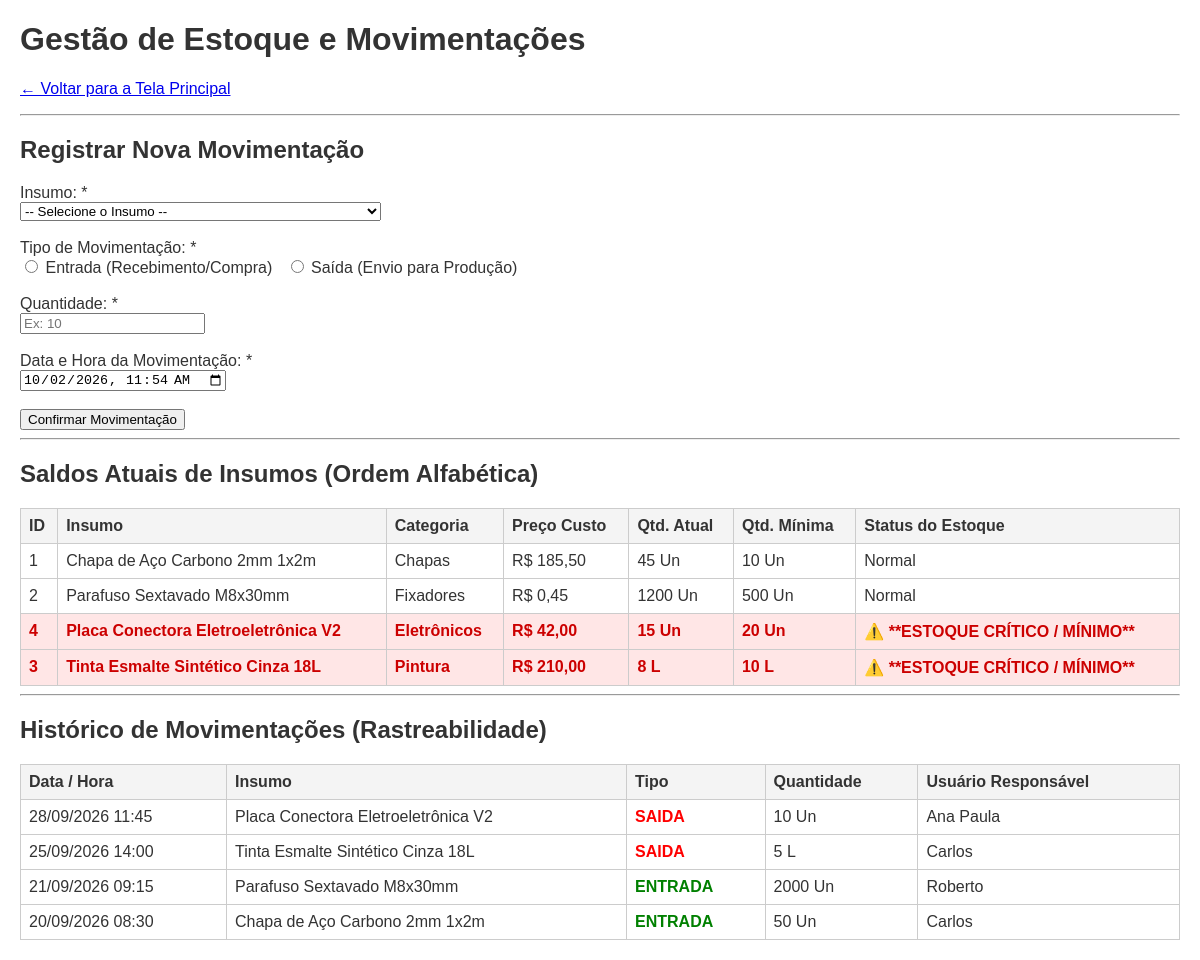
The app's page /estoque.php (signed in) with its own data.
### tables this page shows
CREATE TABLE IF NOT EXISTS insumos (
    id_insumo INT AUTO_INCREMENT PRIMARY KEY,
    nome VARCHAR(100) NOT NULL,
    categoria VARCHAR(50) NOT NULL,
    unidade_medida VARCHAR(10) NOT NULL,  
    preco_custo DECIMAL(10,2) NOT NULL CHECK (preco_custo >= 0),
    qtd_atual INT NOT NULL DEFAULT 0 CHECK (qtd_atual >= 0),
    qtd_minima INT NOT NULL DEFAULT 0 CHECK (qtd_minima >= 0)
);

CREATE TABLE IF NOT EXISTS movimentacoes (
    id_movimentacao INT AUTO_INCREMENT PRIMARY KEY,
    id_insumo INT NOT NULL,
    id_usuario INT NOT NULL,
    tipo ENUM('ENTRADA', 'SAIDA') NOT NULL,
    quantidade INT NOT NULL CHECK (quantidade > 0),
    data_movimentacao DATETIME NOT NULL,
    FOREIGN KEY (id_insumo) REFERENCES insumos(id_insumo) ON DELETE CASCADE,
    FOREIGN KEY (id_usuario) REFERENCES usuarios(id_usuario)
);

CREATE TABLE IF NOT EXISTS usuarios (
    id_usuario INT AUTO_INCREMENT PRIMARY KEY,
    nome VARCHAR(100) NOT NULL,
    email VARCHAR(100) NOT NULL UNIQUE,
    senha VARCHAR(255) NOT NULL,
    cargo VARCHAR(50) NOT NULL
);

### estoque.php (the view, shortened to what this page needs)
<?php
require_once 'config.php';
$insumos = $conn->query("SELECT * FROM insumos ORDER BY nome ASC")->fetchAll(PDO::FETCH_ASSOC);
$sqlHistorico = "SELECT m.*,
                        i.nome AS insumo_nome,
                        i.unidade_medida,
                        u.nome AS usuario_nome
                 FROM movimentacoes m
                 JOIN insumos i ON i.id_insumo = m.id_insumo
                 JOIN usuarios u ON u.id_usuario = m.id_usuario
                 ORDER BY m.data_movimentacao DESC";
$movimentacoes = $conn->query($sqlHistorico)->fetchAll(PDO::FETCH_ASSOC);
?>
<!DOCTYPE html>
<html lang="pt-BR">
<head>
</head>
<body>
    <h1>Gestão de Estoque e Movimentações</h1>
    <p><a href="index.php">← Voltar para a Tela Principal</a></p>
    <hr>
    <h2>Registrar Nova Movimentação</h2>
    <form method="POST" action="gestao_estoque.php">
        <label>Insumo: *<br>
            <select name="id_insumo" required>
                <option value="">-- Selecione o Insumo --</option>
            </select>
        </label>
        <br><br>
        <label>Tipo de Movimentação: *<br>
            <input type="radio" name="tipo" value="ENTRADA" id="tipo_entrada" required>
            <label for="tipo_entrada">Entrada (Recebimento/Compra)</label> &nbsp;
            <input type="radio" name="tipo" value="SAIDA" id="tipo_saida" required>
            <label for="tipo_saida">Saída (Envio para Produção)</label>
        </label>
        <br><br>
        <label>Quantidade: *<br>
            <input type="number" name="quantidade" min="1" required placeholder="Ex: 10">
        </label>
        <br><br>
        <label>Data e Hora da Movimentação: *<br>
            <input type="datetime-local" name="data" value="<?= date('Y-m-d\TH:i') ?>" required>
        </label>
        <br><br>
        <button type="submit">Confirmar Movimentação</button>
    </form>
    <hr>
    <h2>Saldos Atuais de Insumos (Ordem Alfabética)</h2>
    <?php if ($insumos): ?>
        <table>
            <thead>
                <tr>
                    <th>ID</th>
                    <th>Insumo</th>
                    <th>Categoria</th>
                    <th>Preço Custo</th>
                    <th>Qtd. Atual</th>
                    <th>Qtd. Mínima</th>
                    <th>Status do Estoque</th>
                </tr>
            </thead>
            <tbody>
                <?php foreach ($insumos as $i):
                    $estoqueCritico = $i['qtd_atual'] <= $i['qtd_minima'];
                ?>
                    <tr class="<?= $estoqueCritico ? 'alerta-linha' : '' ?>">
                        <td><?= htmlspecialchars($i['id_insumo']) ?></td>
                        <td><?= htmlspecialchars($i['nome']) ?></td>
                        <td><?= htmlspecialchars($i['categoria']) ?></td>
                        <td>R$ <?= number_format($i['preco_custo'], 2, ',', '.') ?></td>
                        <td><?= htmlspecialchars($i['qtd_atual']) ?> <?= htmlspecialchars($i['unidade_medida']) ?></td>
                        <td><?= htmlspecialchars($i['qtd_minima']) ?> <?= htmlspecialchars($i['unidade_medida']) ?></td>
                        <td>
                            <?= $estoqueCritico
                                ? '⚠️ **ESTOQUE CRÍTICO / MÍNIMO**'
                                : 'Normal'; ?>
                        </td>
                    </tr>
                <?php endforeach; ?>
            </tbody>
        </table>
    <?php else: ?>
        <p>Nenhum insumo encontrado no banco de dados.</p>
    <?php endif; ?>
    <hr>
    <h2>Histórico de Movimentações (Rastreabilidade)</h2>
    <?php if ($movimentacoes): ?>
        <table>
            <thead>
                <tr>
                    <th>Data / Hora</th>
                    <th>Insumo</th>
                    <th>Tipo</th>
                    <th>Quantidade</th>
                    <th>Usuário Responsável</th>
                </tr>
            </thead>
            <tbody>
                <?php foreach ($movimentacoes as $m): ?>
                    <tr>
                        <td><?= date('d/m/Y H:i', strtotime($m['data_movimentacao'])) ?></td>
                        <td><?= htmlspecialchars($m['insumo_nome']) ?></td>
                        <td class="<?= $m['tipo'] === 'ENTRADA' ? 'badge-entrada' : 'badge-saida' ?>">
                            <?= htmlspecialchars($m['tipo']) ?>
                        </td>
                        <td><?= htmlspecialchars($m['quantidade']) ?> <?= htmlspecialchars($m['unidade_medida']) ?></td>
                        <td><?= htmlspecialchars($m['usuario_nome']) ?></td>
                    </tr>
                <?php endforeach; ?>
            </tbody>
        </table>
    <?php else: ?>
        <p>Nenhuma movimentação foi registrada até o momento.</p>
    <?php endif; ?>
</body>
</html>

### estoque.php (style rules this page uses)
body { font-family: Arial, sans-serif; margin: 20px; color: #333; }
.alerta-linha { background-color: #ffe6e6; color: #cc0000; font-weight: bold; }
table { border-collapse: collapse; width: 100%; margin-top: 15px; }
th, td { border: 1px solid #ccc; padding: 8px; text-align: left; }
th { background-color: #f4f4f4; }
.badge-entrada { color: green; font-weight: bold; }
.badge-saida { color: red; font-weight: bold; }

### records on screen
insumos: id_insumo "1", nome "Chapa de Aço Carbono 2mm 1x2m", categoria "Chapas", preco_custo "185,50", qtd_atual "45", unidade_medida "Un", qtd_minima "10", shows "Normal"
insumos: id_insumo "2", nome "Parafuso Sextavado M8x30mm", categoria "Fixadores", preco_custo "0,45", qtd_atual "1200", unidade_medida "Un", qtd_minima "500", shows "Normal"
insumos: id_insumo "4", nome "Placa Conectora Eletroeletrônica V2", categoria "Eletrônicos", preco_custo "42,00", qtd_atual "15", unidade_medida "Un", qtd_minima "20", shows "⚠️ **ESTOQUE CRÍTICO / MÍNIMO**"
insumos: id_insumo "3", nome "Tinta Esmalte Sintético Cinza 18L", categoria "Pintura", preco_custo "210,00", qtd_atual "8", unidade_medida "L", qtd_minima "10", shows "⚠️ **ESTOQUE CRÍTICO / MÍNIMO**"
movimentacoes: data_movimentacao "28/09/2026 11:45", id_insumo.nome "Placa Conectora Eletroeletrônica V2", tipo "SAIDA", quantidade "10", id_insumo.unidade_medida "Un", id_usuario.nome "Ana Paula"
movimentacoes: data_movimentacao "25/09/2026 14:00", id_insumo.nome "Tinta Esmalte Sintético Cinza 18L", tipo "SAIDA", quantidade "5", id_insumo.unidade_medida "L", id_usuario.nome "Carlos"
movimentacoes: data_movimentacao "21/09/2026 09:15", id_insumo.nome "Parafuso Sextavado M8x30mm", tipo "ENTRADA", quantidade "2000", id_insumo.unidade_medida "Un", id_usuario.nome "Roberto"
movimentacoes: data_movimentacao "20/09/2026 08:30", id_insumo.nome "Chapa de Aço Carbono 2mm 1x2m", tipo "ENTRADA", quantidade "50", id_insumo.unidade_medida "Un", id_usuario.nome "Carlos"
